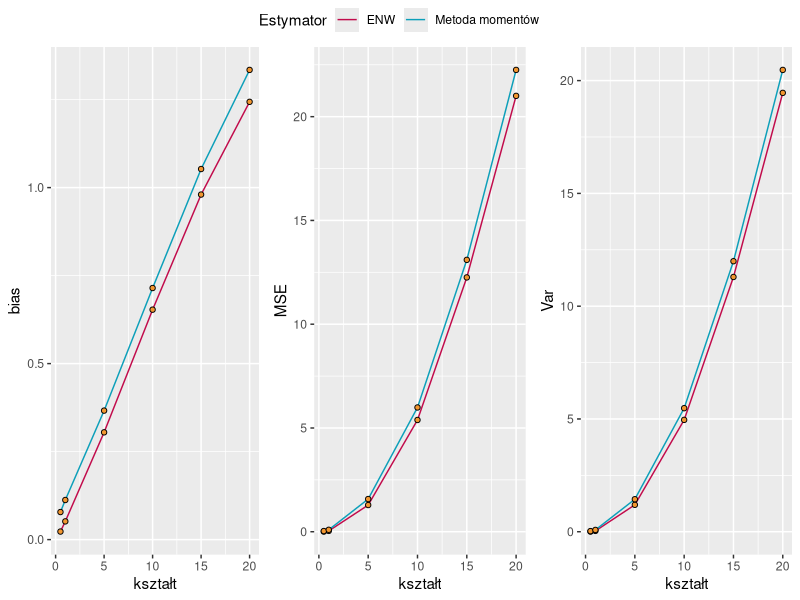
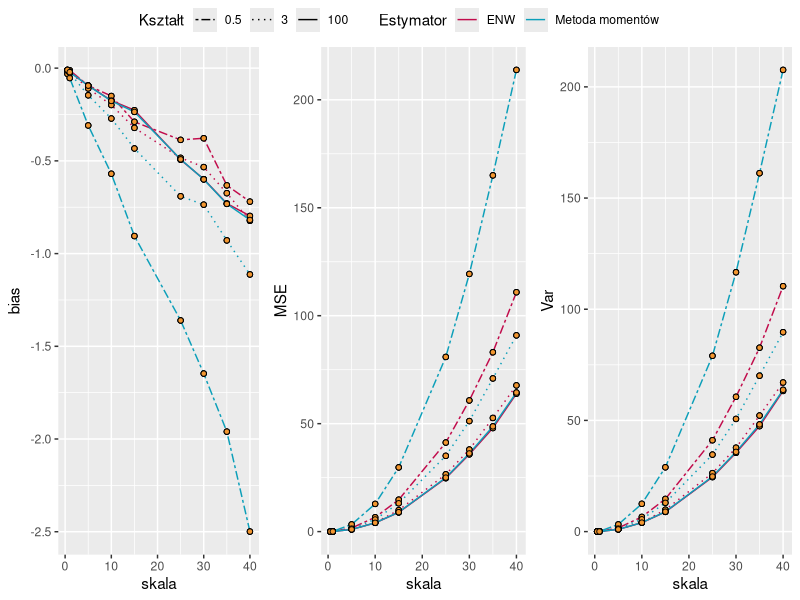
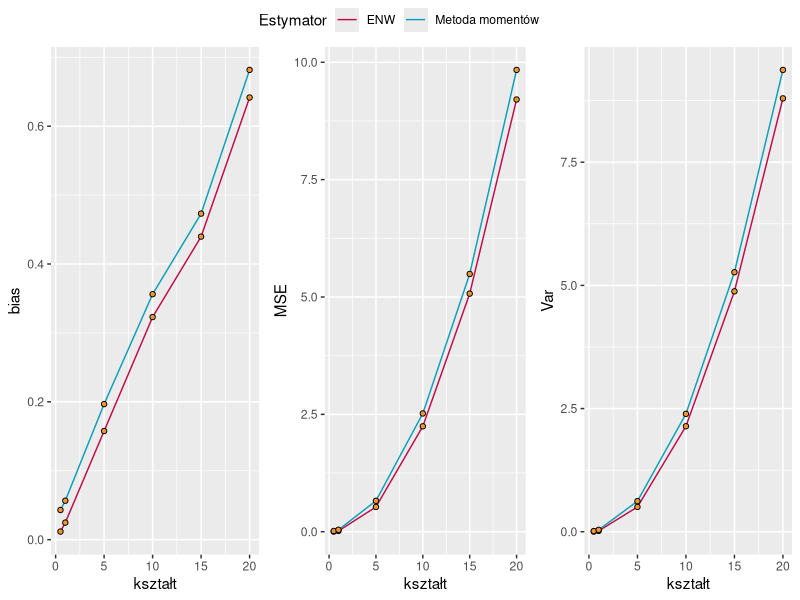
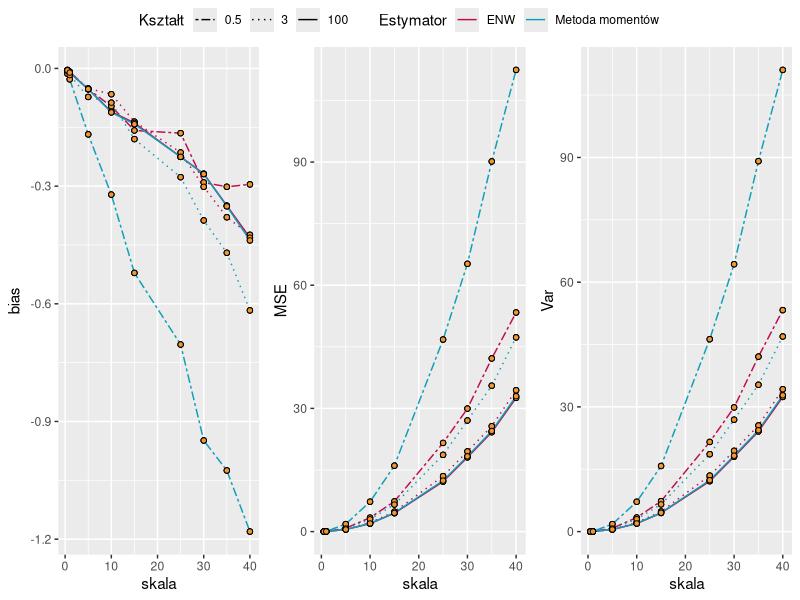
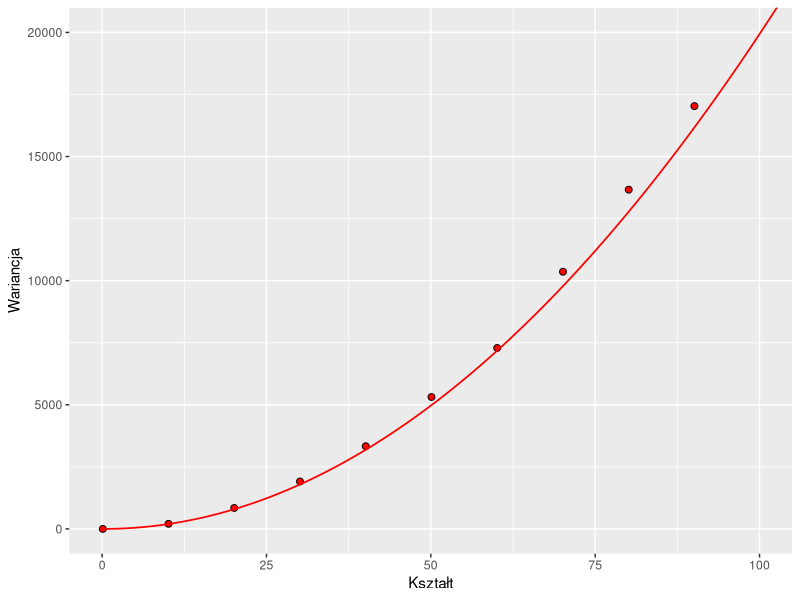

Generate these figures, in order, with R: (Note: a time limit stopped this script after it produced the figures.)
##################################
#METODA NAJWIEKSZEJ WIAROGODNOSCI#
##################################

Newtons_method <- function(data, derivative, s_derivative, start_point, epsilon = 0.0001) { #metoda newtona
  i = 0
  best_est <- start_point(data)
  while(abs(derivative(best_est, data) / s_derivative(best_est)) >= epsilon) {
    best_est <- best_est - derivative(best_est, data) / s_derivative(best_est)
    if(i == 15) {
      print("Brak zbieznosci!")
      return(NA)
    }
    i = i + 1
  }
  return(best_est)
}

alfa_value <- function(data) {
  return(- log(mean(data)) + 1/length(data)*sum(log(data)))
}

derivative_of_l <- function(x, data) {
  return(psigamma(x, deriv = 0) - log(x) - alfa_value(data))
}

second_derivative_of_l <- function(x) {
  return(psigamma(x, deriv = 1) - 1/x)
}


first_est_of_k <- function(data) { 
  return( (-3 - sqrt(9-12*alfa_value(data)))/(12*alfa_value(data)) )
}

est_of_theta_mle <- function(data, k) {
  return(mean(data)/k)
}

#################
#METODA MOMENTOW#
#################

first_moment_est <- function(data) {
  return(mean(data))
} 

second_moment_est <- function(data) {
  return(1/length(data)*sum(data^2))
}

k_mom_est <- function(data) {
  return(first_moment_est(data)^2/(second_moment_est(data) - first_moment_est(data)^2))
}

theta_mom_est <- function(data) {
  return((second_moment_est(data) - first_moment_est(data)^2)/first_moment_est(data))
}

############################
#ESTYMATORY BIAS, VAR I MSE#
############################

generate <- function(shape, scale = 1, trial_size = 100, n = 10000, epsilon = 10^(-6)) {
  trials <- lapply(1:n, function(x) rgamma(trial_size, shape = shape, rate = 1/scale))
  mle_estimators_shape <- sapply(1:n, function(x) Newtons_method(trials[[x]], derivative_of_l, second_derivative_of_l, first_est_of_k, epsilon))
  mle_estimators_scale <- sapply(1:n, function(x) est_of_theta_mle(trials[[x]], mle_estimators_shape[x]))
  mom_estimators_shape <- sapply(1:n, function(x) k_mom_est(trials[[x]]))
  mom_estimators_scale <- sapply(1:n, function(x) theta_mom_est(trials[[x]]))
  
  Estimators_vec <- c(mean(mle_estimators_shape), mean(mom_estimators_shape), mean(mle_estimators_scale), mean(mom_estimators_scale))
  Estimators <- matrix(Estimators_vec, 2, 2)
  colnames(Estimators) <- c("shape", "scale")
  rownames(Estimators) <- c("mle", "mom")
  
  biases_vec <- c(1/n*sum(mle_estimators_shape - shape), 1/n*sum(mom_estimators_shape - shape), 1/n*sum(mle_estimators_scale - scale), 1/n*sum(mom_estimators_scale - scale))
  biases <- matrix(biases_vec, 2, 2)
  colnames(biases) <- c("shape", "scale")
  rownames(biases) <- c("mle", "mom")
  
  MSE_vec <- c(1/n*sum((mle_estimators_shape - shape)^2), 1/n*sum((mom_estimators_shape - shape)^2), 1/n*sum((mle_estimators_scale - scale)^2), 1/n*sum((mom_estimators_scale - scale)^2))
  MSEs <- matrix(MSE_vec, 2, 2)
  colnames(MSEs) <- c("shape", "scale")
  rownames(MSEs) <- c("mle", "mom")
  
  VAR_vec <- c(var(mle_estimators_shape), var(mom_estimators_shape), var(mle_estimators_scale), var(mom_estimators_scale))
  Variances <- matrix(VAR_vec, 2, 2)
  colnames(Variances) <- c("shape", "scale")
  rownames(Variances) <- c("mle", "mom")
  
  MSEs_est <- biases^2 + Variances
  
  distance_shape <- sqrt(sum((mle_estimators_shape - mom_estimators_shape)^2))
  distance_scale <- sqrt(sum((mle_estimators_scale - mom_estimators_scale)^2)) 
  
  return(list("Estimators" = Estimators, "Biases" = biases, "MSEs" = MSEs, "Variances" = Variances, "MSEs_est" = MSEs_est, "shape_distance" = distance_shape, "scale_distance" = distance_scale))
}


summary <- function(trial_size = 100, shape = 5, scale = 1, size = 10000, epsilon = 10^(-6)) {
  data <- generate(shape, scale, trial_size, size, epsilon)
  cat("--- SHAPE:", shape, "\t SCALE:", scale," ---\n")
  cat("Mean of Estimators:\n")
  print(data$Estimators)
  cat("\n Biases:\n")
  print(data$Biases)
  cat("\nVariances:\n")
  print(data$Variances)
  cat("\nMSEs:\n")
  print(data$MSEs)
  cat("\nMSEs estimated from variances and biases:\n")
  print(data$MSEs_est)
  cat("\nDistance between shape estimators in L^2-norm: ")
  cat(data$shape_distance)
  cat("\nDistance between scale estimators in L^2-norm: ")
  cat(data$scale_distance)
}

#########
#WYKRESY#
#########
library("ggplot2")
library("ggpubr")

N <- 10000
n <- 50

shape1 <- c(0.5, 1, 5, 10, 15, 20)
scale1 <- 1
estimators1 <- lapply(shape1, function(x) generate(shape = x, scale = scale1, trial_size = n, n = N))
MLE_bias1 <- sapply(estimators1, function(x) x$Biases['mle','shape'])
MLE_MSE1 <- sapply(estimators1, function(x) x$MSEs['mle','shape'])
MLE_var1 <- sapply(estimators1, function(x) x$Variances['mle','shape'])
MOM_bias1 <- sapply(estimators1, function(x) x$Biases['mom','shape'])
MOM_MSE1 <- sapply(estimators1, function(x) x$MSEs['mom','shape'])
MOM_var1 <- sapply(estimators1, function(x) x$Variances['mom','shape'])
data1 <- data.frame("kształt" = c(shape1, shape1), Estymator = factor(c(rep("ENW", length(estimators1)), rep("Metoda momentów", length(estimators1)))), "bias" = c(MLE_bias1, MOM_bias1), "MSE" = c(MLE_MSE1, MOM_MSE1), "Var" = c(MLE_var1, MOM_var1))

plot1_1 <- ggplot(data1, aes(x = kształt, y = bias, colour = Estymator)) +
      geom_line(size = 0.5) + 
      geom_point(shape=21, color="black", fill="#f39730", size = 1.5) +
      scale_color_manual(breaks = c("ENW","Metoda momentów"), values = c("#c10b4b", "#0c9fb9")) +
      theme(legend.position = "none")

plot1_2 <- ggplot(data1, aes(x = kształt, y = MSE, colour = Estymator)) +
  geom_line(size = 0.5) + 
  geom_point(shape=21, color="black", fill="#f39730", size = 1.5) +
  scale_color_manual(breaks = c("ENW","Metoda momentów"), values = c("#c10b4b", "#0c9fb9")) +
  theme(legend.position = "none")

plot1_3 <- ggplot(data1, aes(x = kształt, y = Var, colour = Estymator)) +
  geom_line(size = 0.5) + 
  geom_point(shape=21, color="black", fill="#f39730", size = 1.5) +
  scale_color_manual(breaks = c("ENW","Metoda momentów"), values = c("#c10b4b", "#0c9fb9"))

ggarrange(plot1_1, plot1_2, plot1_3, ncol=3, common.legend = TRUE, legend = "top") #RYSUNEK 5#

###############

shape2 <- c(0.5, 3, 100)
scale2 <- c(0.5, 1, 5, 10, 15, 25, 30, 35, 40)
parameters2 <- rbind(rep(scale2, 3), rep(shape2, each = 9))
estimators2 <- lapply(1:27, function(x) generate(shape = parameters2[2,x], scale = parameters2[1,x], trial_size = n, n = N))
MLE_bias2 <- sapply(estimators2, function(x) x$Biases['mle','scale'])
MLE_MSE2 <- sapply(estimators2, function(x) x$MSEs['mle','scale'])
MLE_var2 <- sapply(estimators2, function(x) x$Variances['mle','scale'])
MOM_bias2 <- sapply(estimators2, function(x) x$Biases['mom','scale'])
MOM_MSE2 <- sapply(estimators2, function(x) x$MSEs['mom','scale'])
MOM_var2 <- sapply(estimators2, function(x) x$Variances['mom','scale'])
data2 <- data.frame("skala" = rep(c(scale2, scale2, scale2),3),
                    "Kształt" = factor(rep(parameters2[2,],3)),
                    Estymator = factor(rep(c(rep("ENW", length(estimators2)), rep("Metoda momentów", length(estimators2))),3)),
                    "bias" = c(MLE_bias2, MOM_bias2),
                    "MSE" = c(MLE_MSE2, MOM_MSE2),
                    "Var" = c(MLE_var2, MOM_var2))

plot2_1 <- ggplot(data2, aes(x = skala, y = bias, colour = Estymator, linetype = Kształt)) +
  geom_line(size = 0.5) + 
  geom_point(shape=21, color="black", fill="#f39730", size = 1.5) +
  scale_color_manual(breaks = c("ENW","Metoda momentów"), values = c("#c10b4b", "#0c9fb9")) +
  theme(legend.position = "none") +
  scale_linetype_manual(values=c("twodash", "dotted", "solid"))

plot2_2 <- ggplot(data2, aes(x = skala, y = MSE, colour = Estymator, linetype = Kształt)) +
  geom_line(size = 0.5) + 
  geom_point(shape=21, color="black", fill="#f39730", size = 1.5) +
  scale_color_manual(breaks = c("ENW","Metoda momentów"), values = c("#c10b4b", "#0c9fb9")) +
  theme(legend.position = "none") +
  scale_linetype_manual(values=c("twodash", "dotted", "solid"))

plot2_3 <- ggplot(data2, aes(x = skala, y = Var, colour = Estymator, linetype = Kształt)) +
  geom_line(size = 0.5) + 
  geom_point(shape=21, color="black", fill="#f39730", size = 1.5) +
  scale_color_manual(breaks = c("ENW","Metoda momentów"), values = c("#c10b4b", "#0c9fb9")) +
  scale_linetype_manual(values=c("twodash", "dotted", "solid"))

ggarrange(plot2_1, plot2_2, plot2_3, ncol=3, common.legend = TRUE, legend = "top") #RYSUNEK 6#

##############

n <- 100

shape3 <- c(0.5, 1, 5, 10, 15, 20)
scale3 <- 1
estimators3 <- lapply(shape3, function(x) generate(shape = x, scale = scale3, trial_size = n, n = N))
MLE_bias3 <- sapply(estimators3, function(x) x$Biases['mle','shape'])
MLE_MSE3 <- sapply(estimators3, function(x) x$MSEs['mle','shape'])
MLE_var3 <- sapply(estimators3, function(x) x$Variances['mle','shape'])
MOM_bias3 <- sapply(estimators3, function(x) x$Biases['mom','shape'])
MOM_MSE3 <- sapply(estimators3, function(x) x$MSEs['mom','shape'])
MOM_var3 <- sapply(estimators3, function(x) x$Variances['mom','shape'])
data3 <- data.frame("kształt" = c(shape3, shape3), Estymator = factor(c(rep("ENW", length(estimators3)), rep("Metoda momentów", length(estimators3)))), "bias" = c(MLE_bias3, MOM_bias3), "MSE" = c(MLE_MSE3, MOM_MSE3), "Var" = c(MLE_var3, MOM_var3))

plot3_1 <- ggplot(data3, aes(x = kształt, y = bias, colour = Estymator)) +
  geom_line(size = 0.5) + 
  geom_point(shape=21, color="black", fill="#f39730", size = 1.5) +
  scale_color_manual(breaks = c("ENW","Metoda momentów"), values = c("#c10b4b", "#0c9fb9")) +
  theme(legend.position = "none")

plot3_2 <- ggplot(data3, aes(x = kształt, y = MSE, colour = Estymator)) +
  geom_line(size = 0.5) + 
  geom_point(shape=21, color="black", fill="#f39730", size = 1.5) +
  scale_color_manual(breaks = c("ENW","Metoda momentów"), values = c("#c10b4b", "#0c9fb9")) +
  theme(legend.position = "none")

plot3_3 <- ggplot(data3, aes(x = kształt, y = Var, colour = Estymator)) +
  geom_line(size = 0.5) + 
  geom_point(shape=21, color="black", fill="#f39730", size = 1.5) +
  scale_color_manual(breaks = c("ENW","Metoda momentów"), values = c("#c10b4b", "#0c9fb9"))

ggarrange(plot3_1, plot3_2, plot3_3, ncol=3, common.legend = TRUE, legend = "top") #RYSUNEK 7#

#################

shape4 <- c(0.5, 3, 100)
scale4 <- c(0.5, 1, 5, 10, 15, 25, 30, 35, 40)
parameters4 <- rbind(rep(scale4, 3), rep(shape4, each = 9))
estimators4 <- lapply(1:27, function(x) generate(shape = parameters4[2,x], scale = parameters4[1,x], trial_size = n, n = N))
MLE_bias4 <- sapply(estimators4, function(x) x$Biases['mle','scale'])
MLE_MSE4 <- sapply(estimators4, function(x) x$MSEs['mle','scale'])
MLE_var4 <- sapply(estimators4, function(x) x$Variances['mle','scale'])
MOM_bias4 <- sapply(estimators4, function(x) x$Biases['mom','scale'])
MOM_MSE4 <- sapply(estimators4, function(x) x$MSEs['mom','scale'])
MOM_var4 <- sapply(estimators4, function(x) x$Variances['mom','scale'])
data4 <- data.frame("skala" = rep(c(scale4, scale4, scale4),3),
                    "Kształt" = factor(rep(parameters4[2,],3)),
                    Estymator = factor(rep(c(rep("ENW", length(estimators4)), rep("Metoda momentów", length(estimators4))),3)),
                    "bias" = c(MLE_bias4, MOM_bias4),
                    "MSE" = c(MLE_MSE4, MOM_MSE4),
                    "Var" = c(MLE_var4, MOM_var4))

plot4_1 <- ggplot(data4, aes(x = skala, y = bias, colour = Estymator, linetype = Kształt)) +
  geom_line(size = 0.5) + 
  geom_point(shape=21, color="black", fill="#f39730", size = 1.5) +
  scale_color_manual(breaks = c("ENW","Metoda momentów"), values = c("#c10b4b", "#0c9fb9")) +
  theme(legend.position = "none") +
  scale_linetype_manual(values=c("twodash", "dotted", "solid"))

plot4_2 <- ggplot(data4, aes(x = skala, y = MSE, colour = Estymator, linetype = Kształt)) +
  geom_line(size = 0.5) + 
  geom_point(shape=21, color="black", fill="#f39730", size = 1.5) +
  scale_color_manual(breaks = c("ENW","Metoda momentów"), values = c("#c10b4b", "#0c9fb9")) +
  theme(legend.position = "none") +
  scale_linetype_manual(values=c("twodash", "dotted", "solid"))

plot4_3 <- ggplot(data4, aes(x = skala, y = Var, colour = Estymator, linetype = Kształt)) +
  geom_line(size = 0.5) + 
  geom_point(shape=21, color="black", fill="#f39730", size = 1.5) +
  scale_color_manual(breaks = c("ENW","Metoda momentów"), values = c("#c10b4b", "#0c9fb9")) +
  scale_linetype_manual(values=c("twodash", "dotted", "solid"))

ggarrange(plot4_1, plot4_2, plot4_3, ncol=3, common.legend = TRUE, legend = "top") #RYSUNEK 8#

###################
#ANALIZA WARIANCJI#
###################

var_k_MLE <- function(k) {
  return(k/(k*psigamma(k, deriv = 1) - 1))
}

var_t_MLE <- function(t, k) {
  return(psigamma(k, deriv = 1)*t^2/(k*psigamma(k, deriv = 1) - 1))
}

var_k_MOM <- function(k) {
  return(2*k*(k+1))
}

var_t_MOM <- function(k, t) {
  return(t^2*(3/k + 2))
}

#########
#WYKRESY#
#########

trial_size1 <- 200
domain1 <- seq(0.0001,150, 0.001)
variance_k <- var_k_MLE(domain1)
estimated_var_k <- trial_size1*sapply(seq(0.1,100.1,10), function(x) generate(x, trial_size = trial_size1)$Variances[1,1])
data1 <- data.frame("Kształt" = domain1,
                    "Wariancja" = variance_k)

plot5_1 <- ggplot(data1, aes(x = Kształt, y = Wariancja)) +
  annotate("point", x = seq(0.1,100.1,10), y = estimated_var_k, col = 'black', size = 2, shape = 21, fill = "red") +
  geom_line(size = 0.6, col = "red") +
  coord_cartesian(xlim =c(0, 100), ylim = c(0, 20000))

plot5_1 #RYSUNEK 9#

###############

trial_size2 <- 200
shapes2 <- c(0.1, 0.5, 1, 10)
domain2 <- seq(0.0001, 150, 0.001)
variance_t <- as.vector(sapply(shapes2, function(x) var_t_MLE(domain2, x)))
estimated_var_t <- trial_size2*sapply(shapes2, function(y) sapply(seq(0.1,100.1,10), function(x) generate(shape = y, scale = x, trial_size = trial_size2)$Variances[1,2]))
data2 <- data.frame("Skala" = rep(domain2, length(shapes2)),
                    "Wariancja" = variance_t,
                    "Kształt" = factor(rep(shapes2, each = length(domain2))))

plot6_1 <- ggplot(data2, aes(x = Skala, y = Wariancja, colour = Kształt)) +
  geom_line(size = 0.6) +
  annotate("point", x = seq(0.1,100.1,10), y = estimated_var_t[,1], col = 'black', size = 2, shape = 21, fill = "#F8766D") +
  annotate("point", x = seq(0.1,100.1,10), y = estimated_var_t[,2], col = 'black', size = 2, shape = 21, fill = "#7CAE00") +
  annotate("point", x = seq(0.1,100.1,10), y = estimated_var_t[,3], col = 'black', size = 2, shape = 21, fill = "#00BFC4") +
  annotate("point", x = seq(0.1,100.1,10), y = estimated_var_t[,4], col = 'black', size = 2, shape = 21, fill = "#C77CFF") +
  coord_cartesian(xlim =c(0, 100), ylim = c(0, 119000))

plot6_1 #RYSUNEK 10#

##########

trial_size1 <- 200
domain1 <- seq(0.0001,150, 0.001)
variance_k <- var_k_MOM(domain1)
estimated_var_k <- trial_size1*sapply(seq(0.1,100.1,10), function(x) generate(x, trial_size = trial_size1)$Variances[2,1])
data1 <- data.frame("Kształt" = domain1,
                    "Wariancja" = variance_k)

plot7_1 <- ggplot(data1, aes(x = Kształt, y = Wariancja)) +
  annotate("point", x = seq(0.1,100.1,10), y = estimated_var_k, col = 'black', size = 2, shape = 21, fill = "red") +
  geom_line(size = 0.6, col = "red") +
  coord_cartesian(xlim =c(0, 100), ylim = c(0, 20000))

plot7_1 #RYSUNEK 11#

###############

trial_size2 <- 200
shapes2 <- c(0.1, 0.5, 1, 10)
domain2 <- seq(0.0001, 150, 0.001)
variance_t <- as.vector(sapply(shapes2, function(x) var_t_MOM(x,domain2)))
estimated_var_t <- trial_size2*sapply(shapes2, function(y) sapply(seq(0.1,100.1,10), function(x) generate(shape = y, scale = x, trial_size = trial_size2)$Variances[2,2]))
data2 <- data.frame("Skala" = rep(domain2, length(shapes2)),
                    "Wariancja" = variance_t,
                    "Kształt" = factor(rep(shapes2, each = length(domain2))))

plot8_1 <- ggplot(data2, aes(x = Skala, y = Wariancja, colour = Kształt)) +
  geom_line(size = 0.6) +
  annotate("point", x = seq(0.1,100.1,10), y = estimated_var_t[,1], col = 'black', size = 2, shape = 21, fill = "#F8766D") +
  annotate("point", x = seq(0.1,100.1,10), y = estimated_var_t[,2], col = 'black', size = 2, shape = 21, fill = "#7CAE00") +
  annotate("point", x = seq(0.1,100.1,10), y = estimated_var_t[,3], col = 'black', size = 2, shape = 21, fill = "#00BFC4") +
  annotate("point", x = seq(0.1,100.1,10), y = estimated_var_t[,4], col = 'black', size = 2, shape = 21, fill = "#C77CFF") +
  coord_cartesian(xlim =c(0, 100), ylim = c(0, 310000))

plot8_1 #RYSUNEK 12#

###############

domain1 <- seq(0.0001,150, 0.001)
variance_k_mom <- var_k_MOM(domain1)
variance_k_mle <- var_k_MLE(domain1)
data1 <- data.frame("Kształt" = rep(domain1,2),
                    "Wariancja" = c(variance_k_mle, variance_k_mom),
                    "Estymator" = factor(c(rep("ENW", length(domain1)), rep("Metoda momentów", length(domain1)))))

plot9_1 <- ggplot(data1, aes(x = Kształt, y = Wariancja, colour = Estymator)) +
  geom_line(size = 0.6) +
  coord_cartesian(xlim =c(0, 60), ylim = c(0, 8000)) +
  scale_color_manual(breaks = c("ENW","Metoda momentów"), values = c("#d41aaf", "#2b70d4"))

plot9_1 #RYSUNEK 13#

###############

domain2 <- seq(0.0001,50, 0.1)
shapes2 <- c(0.1, 0.5, 20)
variance_t_mom <- as.vector(sapply(shapes2, function(x) var_t_MOM(x, domain2)))
variance_t_mle <- as.vector(sapply(shapes2, function(x) var_t_MLE(domain2, x)))
data2 <- data.frame("Skala" = rep(domain2,6),
                    "Wariancja" = c(variance_t_mle, variance_t_mom),
                    "Estymator" = factor(c(rep("ENW", length(domain2)*3), rep("Metoda momentów", length(domain2)*3))),
                    "Kształt" = factor(c(rep(rep(shapes2, each = length(domain2)),2))))

plot10_1 <- ggplot(data2, aes(x = Skala, y = Wariancja, colour = Estymator, linetype = Kształt)) +
  geom_line(size = 0.7) +
  coord_cartesian(xlim =c(0, 25), ylim = c(0, 20000)) +
  scale_color_manual(breaks = c("ENW","Metoda momentów"), values = c("#d41aaf", "#2b70d4")) +
  scale_linetype_manual(values=c("twodash", "dotted", "solid"))

plot10_1 #RYSUNEK 14#
